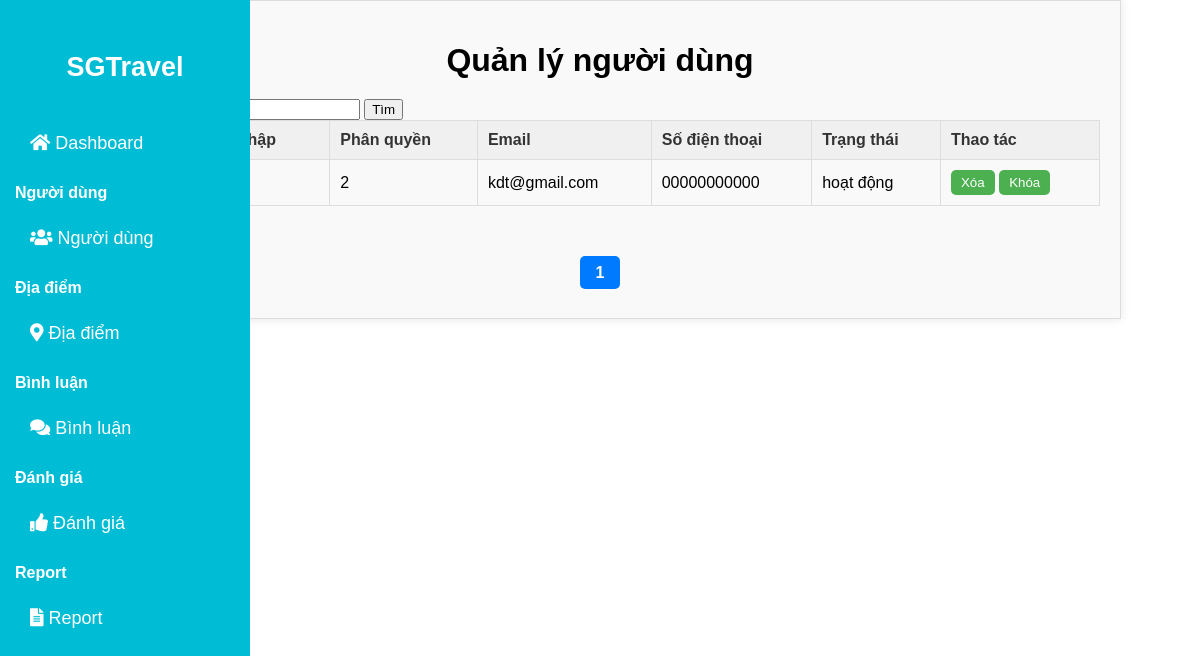
The page /admin/User.php?keyword=teonv on the database its author committed.
### tables this page shows
CREATE TABLE `tai_khoan` (
  `id` int(11) NOT NULL,
  `ten_dang_nhap` varchar(50) NOT NULL,
  `mat_khau` varchar(50) NOT NULL,
  `phan_quyen` int(11) NOT NULL,
  `email` varchar(50) NOT NULL,
  `so_dien_thoai` varchar(20) DEFAULT NULL,
  `trang_thai` varchar(20) DEFAULT NULL
);

### admin/User.php (the view, shortened to what this page needs)
<!DOCTYPE html>
<html>
  <head>
    <link
      href="https://cdnjs.cloudflare.com/ajax/libs/font-awesome/5.15.3/css/all.min.css"
      rel="stylesheet"
    />
  </head>
  <body>
    <div class="sidebar">
    <a href="./Dashboard.php"><h2>SGTravel</h2></a>
      <div class="menu-section">
        <a href="../admin/Dashboard.php">
          <i class="fas fa-home"> </i>
          Dashboard
        </a>
      </div>
      <div class="menu-section">
        <h3>Người dùng</h3>
        <a href="../admin/User.php">
          <i class="fas fa-users"> </i>
          Người dùng
        </a>
      </div>
      <div class="menu-section">
        <h3>Địa điểm</h3>
        <a href="../admin/Diadiem.php">
          <i class="fas fa-map-marker-alt"> </i>
          Địa điểm
        </a>
      </div>
      <div class="menu-section">
        <h3>Bình luận</h3>
        <a href="../admin/comment.php">
          <i class="fas fa-comments"> </i>
          Bình luận
        </a>
      </div>
      <div class="menu-section">
        <h3>Đánh giá</h3>
        <a href="../admin/Danhgia.php">
          <i class="fas fa-thumbs-up"> </i>
          Đánh giá
        </a>
      </div>
      <div class="menu-section">
        <h3>Report</h3>
        <a href="../admin/Report.php">
          <i class="fas fa-file-alt"> </i>
          Report
        </a>
      </div>
    </div>
    <div class="container">
      <h1>Quản lý người dùng</h1>
      <form method="GET" action="">
            <label>Tìm kiếm:</label>
            <input type="text" name="keyword" value="<?php echo isset($_GET['keyword']) ? htmlspecialchars($_GET['keyword']) : ''; ?>">
            <input type="submit" value="Tìm">
        </form>
      <?php
      include '../connect.php';
      $sd = 20;
      $keyword = isset($_GET['keyword']) ? $_GET['keyword'] : '';
      $sql_count = "SELECT COUNT(*) AS total FROM tai_khoan";
      if (!empty($keyword)) {
          $sql_count .= " WHERE ten_dang_nhap LIKE '%" . $conn->real_escape_string($keyword) . "%'
                          OR email LIKE '%" . $conn->real_escape_string($keyword) . "%'";
      }
      $result_count = $conn->query($sql_count);
      $row_count = $result_count->fetch_assoc();
      $tus = $row_count['total'];
      $tst = ceil($tus / $sd);
      $page = isset($_GET['page']) ? (int)$_GET['page'] : 1;
      $vt = ($page - 1) * $sd;
      $sql = "SELECT * FROM tai_khoan";
      if (!empty($keyword)) {
          $sql .= " WHERE ten_dang_nhap LIKE '%" . $conn->real_escape_string($keyword) . "%'
                    OR email LIKE '%" . $conn->real_escape_string($keyword) . "%'";
      }
      $sql .= " LIMIT $vt, $sd";
      $result = $conn->query($sql);
      if ($result->num_rows > 0) {
          echo "<table border='1'>";
          echo "<tr>
                  <th>ID</th>
                  <th>Tên đăng nhập</th>
                  <th>Phân quyền</th>
                  <th>Email</th>
                  <th>Số điện thoại</th>
                  <th>Trạng thái</th>
                  <th>Thao tác</th>
                </tr>";
          while ($row = $result->fetch_assoc()) {
              echo "<tr>
                      <td>" . htmlspecialchars($row["id"]) . "</td>
                      <td>" . htmlspecialchars($row["ten_dang_nhap"]) . "</td>
                      <td>" . htmlspecialchars($row["phan_quyen"]) . "</td>
                      <td>" . htmlspecialchars($row["email"]) . "</td>
                      <td>" . htmlspecialchars($row["so_dien_thoai"]) . "</td>
                      <td>" . htmlspecialchars($row["trang_thai"]) . "</td>
                      <td>
                          <button onclick=\"if(confirm('Bạn có chắc chắn muốn xóa tài khoản này?')) { window.location.href='xoa_taikhoan.php?id=" . urlencode($row["id"]) . "'; }\">Xóa</button>
                          <button onclick=\"window.location.href='thaydoi_statusUser.php?id=" . urlencode($row['id']) . "'\">" .
                              ($row['trang_thai'] === 'hoạt động' ? 'Khóa' : 'Mở khóa') .
                          "</button>
                      </td>
                    </tr>";
          }
          echo "</table>";
      } else {
          echo "Không có tài khoản nào để hiển thị.";
      }
      ?>
      <p>Trang
      <div class="Trang">
      <?php
      for ($i = 1; $i <= $tst; $i++) {
          if ($page == $i) {
              echo "<span class='pnow'>$i</span> ";
          } else {
              echo "<a href='?page=$i&keyword=" . urlencode($keyword) . "'>$i</a> ";
          }
      }
      ?>
      </div>
      </p>
  </body>
</html>

### admin/User.php (style rules this page uses)
body { margin: 0; font-family: Arial, sans-serif; }
.sidebar { width: 250px; background-color: #00bcd4; height: 200vh; position: fixed; padding-top: 20px; color: white; }
.sidebar h2 { text-align: center; margin-bottom: 30px; }
.sidebar a { display: block; color: white; padding: 10px; text-decoration: none; font-size: 18px; }
.sidebar .menu-section { margin-bottom: 20px; }
.sidebar .menu-section h3 { margin-left: 15px; font-size: 16px; }
.sidebar .menu-section a { padding-left: 30px; }
table { border-collapse: collapse; width: 100%; margin-bottom: 20px; }
th { background-color: #f0f0f0; color: #333; padding: 10px; border: 1px solid #ddd; text-align: left; }
td { padding: 10px; border: 1px solid #ddd; }
button { background-color: #4caf50; color: #fff; padding: 5px 10px; border: none; border-radius: 5px; cursor: pointer; }
body { font-family: Arial, sans-serif; margin: 0; padding: 0; }
.container { width: 1000px; margin: 0 auto; padding: 20px; background-color: #f9f9f9; border: 1px solid #ddd; box-shadow: 0 0 10px rgba(0, 0, 0, 0.1); }
h1 { text-align: center; margin-bottom: 20px; }
.Trang { text-align: center; margin-top: 20px; }
.Trang .pnow { background-color: #007bff; color: white; padding: 8px 16px; margin: 0 5px; border-radius: 5px; font-weight: bold; }

### rows shown on the page
tai_khoan: phan_quyen "2", email "kdt@gmail.com", so_dien_thoai "00000000000", trang_thai "hoạt động", shows "Khóa"
